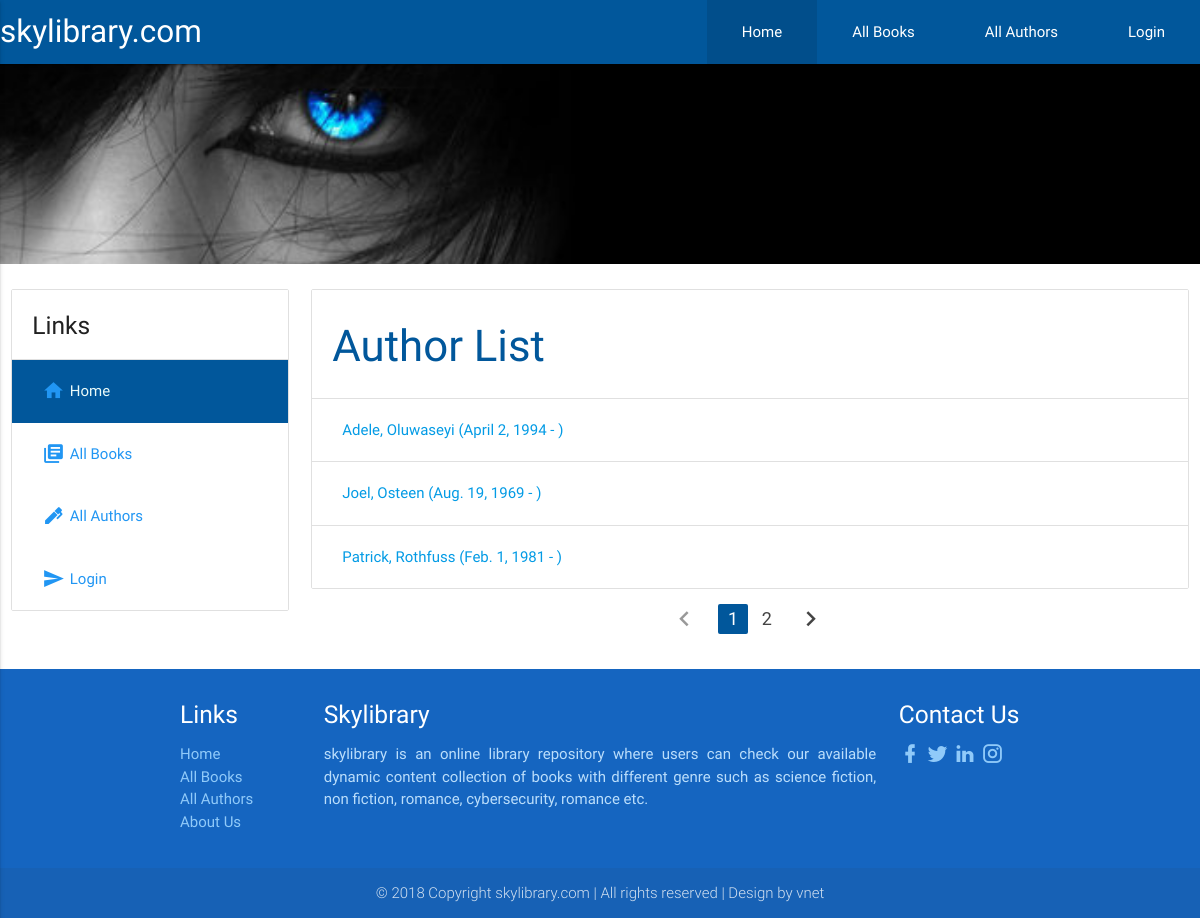
Screenshot of /catalog/authors/ with the database file from the repository.
### catalog/models.py (models this page shows)
class Author(models.Model):
    first_name = models.CharField(max_length=100)
    last_name = models.CharField(max_length=100)
    date_of_birth = models.DateField(null=True, blank=True, help_text="Date format : YYYY-MM-DD")
    date_of_death = models.DateField(null=True, blank=True)
    class Meta:
        ordering = ["last_name", "first_name"]
    def get_absolute_url(self):
        return reverse('author-detail', args=[str(self.id)])
    def __str__(self):
        return '{0}, {1}'. format(self.last_name, self.first_name)

### catalog/views.py (the view)
# urls.py: path('authors/', views.AuthorListView.as_view(), name='authors'),
class AuthorListView(generic.ListView):
    model = Author
    paginate_by = 3

### catalog/templates/catalog/author_list.html
{% extends "base_generic.html" %}
{% block content %}
    {% if author_list %}
        {% if user.is_staff %}
            {% if perms.catalog.can_mark_returned %}
            <a href="{% url 'author_create' %}" class="btn waves-effect waves-light btn-large light-blue darken-4" ><i class="mdi mdi-plus-circle"></i>New</a>
            <ul class="collection with-header">
                <li class="collection-header"><h3>Author List </h3></li>
                {% for author in author_list %}
                <li class="collection-item">
                    <a href="{{ author.get_absolute_url }}">
                        {{ author }} ({{author.date_of_birth}} - {% if author.date_of_death %}{{author.date_of_death}}{% endif %})
                        </a>
                        <a href="{% url 'author_delete' author.pk %}" class="secondary-content"><i class="mdi mdi-delete blue-text"></i></a>
                        <a href="{% url 'author_update' author.pk %}" class="secondary-content"><i class="mdi mdi-table-edit blue-text"></i></a>
                </li>
                {% endfor %}
            </ul>
        {% endif %}
        {% else %}
            <ul class="collection with-header">
                <li class="collection-header"><h3>Author List</h3></li>
                {% for author in author_list %}
                <li class="collection-item">
                    <a href="{{ author.get_absolute_url }}">
                        {{ author }} ({{author.date_of_birth}} - {% if author.date_of_death %}{{author.date_of_death}}{% endif %})
                        </a>
                </li>
                {% endfor %}
            </ul>
        {% endif %}
        <div class="center-align" >
            {% if is_paginated %}
                <ul class="pagination">
                    {% if page_obj.has_previous %}
                        <li><a href="?page={{ page_obj.previous_page_number }}"><i class="mdi mdi-chevron-left"></i></a></li>
                    {% else %}
                        <li class="disabled"><a href="#!"><i class="mdi mdi-chevron-left"></i></a></li>
                    {% endif %}
                    {% for i in paginator.page_range %}
                        {% if page_obj.number == i %}
                            <li class="active light-blue darken-4"><a href="#!">{{ i }}</a></li>
                        {% else %}
                            <li class="waves-effect"><a href="?page={{ i }}">{{ i }}</a></li>
                        {% endif %}
                    {% endfor %}
                    {% if page_obj.has_next %}
                        <li class="waves-effect"><a href="?page={{ page_obj.next_page_number }}"><i class="mdi mdi-chevron-right"></i></a></li>
                    {% else %}
                        <li class="disabled"><a href="#!"><i class="mdi mdi-chevron-right"></i></a></li>
                    {% endif %}
                </ul>
            {% endif %}
            </div>
    {% else %}
        <p><strong>There are no authors in the library</strong></p>
    {% endif %}
{% endblock %}

### catalog/static/css/cstyles.css (style rules this page uses)
h3 { color:#01579b; }
.collection { margin-top:5px; }
.collection .collection-item { padding: 20px 20px; }
.mdi { font-size:1.5rem; float:left; padding-right:5px; }

### rows the page displays
Author: last_name+first_name "Adele, Oluwaseyi", date_of_birth "April 2, 1994"
Author: last_name+first_name "Joel, Osteen", date_of_birth "Aug. 19, 1969"
Author: last_name+first_name "Patrick, Rothfuss", date_of_birth "Feb. 1, 1981"

### other values shown
{{ i }} "1"
{{ i }} "2"
